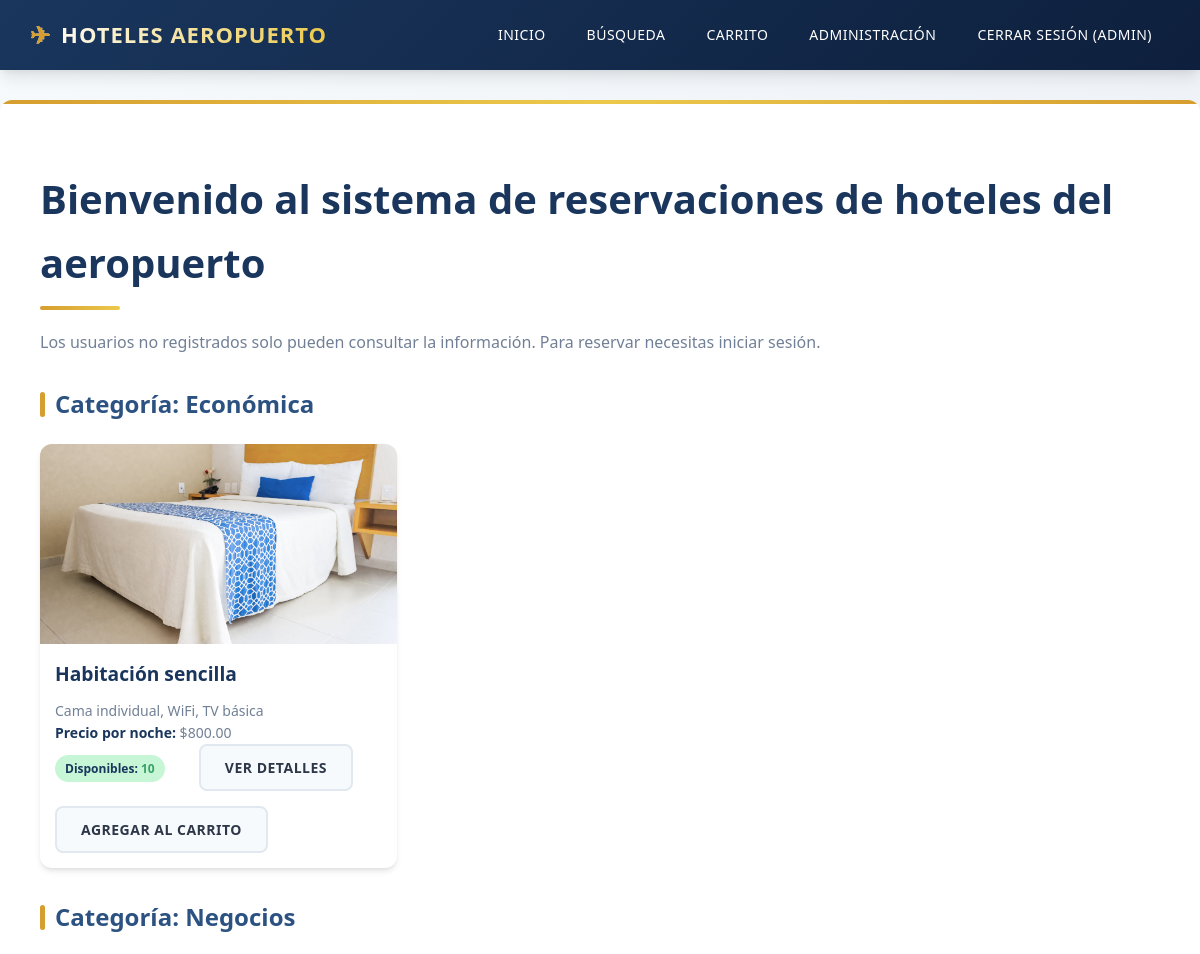
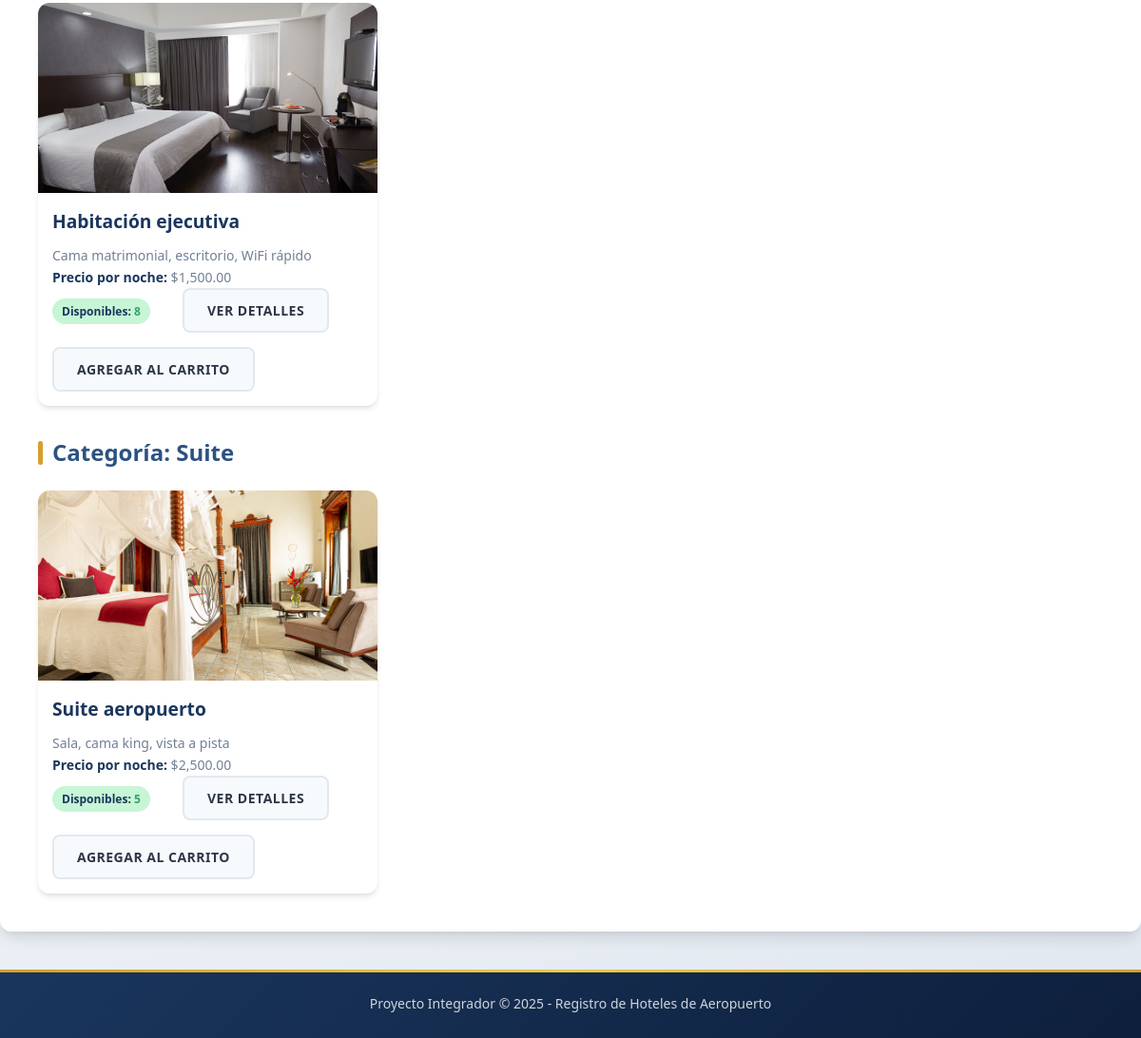
/index.php (signed in), run on the app's committed database (2 pictures, top to bottom).
### tables this page shows
CREATE TABLE IF NOT EXISTS habitaciones (
    id INT AUTO_INCREMENT PRIMARY KEY,
    id_categoria INT NOT NULL,
    nombre VARCHAR(100) NOT NULL,
    descripcion_corta VARCHAR(255) NOT NULL,
    descripcion_larga TEXT,
    precio_noche DECIMAL(10,2) NOT NULL,
    disponibles INT NOT NULL DEFAULT 0,
    imagen VARCHAR(100) NOT NULL,
    CONSTRAINT fk_habitaciones_categorias
      FOREIGN KEY (id_categoria)
      REFERENCES categorias(id)
      ON DELETE CASCADE ON UPDATE CASCADE
);

CREATE TABLE IF NOT EXISTS categorias (
    id INT AUTO_INCREMENT PRIMARY KEY,
    nombre VARCHAR(50) NOT NULL
);

### index.php (the view, shortened to what this page needs)
<?php
require_once __DIR__ . "/header.php";
require_once __DIR__ . "/conexion.php";
$esAdmin   = isset($_SESSION["tipo"]) && $_SESSION["tipo"] === "admin";
$esHuesped = isset($_SESSION["tipo"]) && $_SESSION["tipo"] === "huesped";
$tablaImagenesExiste = $conexion->query("SHOW TABLES LIKE 'habitacion_imagenes'")->num_rows > 0;
$sql = "SELECT h.id, h.nombre, h.descripcion_corta, h.precio_noche,
               h.disponibles, c.nombre AS categoria, h.imagen AS imagen_original
        FROM habitaciones h
        INNER JOIN categorias c ON h.id_categoria = c.id
        ORDER BY c.nombre, h.nombre";
$resultado = $conexion->query($sql);
?>
<h1>Bienvenido al sistema de reservaciones de hoteles del aeropuerto</h1>
<p>Los usuarios no registrados solo pueden consultar la información. Para reservar necesitas iniciar sesión.</p>
<?php
$categoriaActual = "";
while ($fila = $resultado->fetch_assoc()):
    if ($fila["categoria"] !== $categoriaActual) {
        if ($categoriaActual !== "") {
            echo "</div>";
        }
        $categoriaActual = $fila["categoria"];
        echo "<h2>Categoría: " . htmlspecialchars($categoriaActual) . "</h2>";
        echo '<div class="lista-habitaciones">';
    }
    $listaImagenes = [];
    if ($tablaImagenesExiste) {
        $stmtImg = $conexion->prepare("SELECT nombre_archivo FROM habitacion_imagenes WHERE id_habitacion = ?");
        $stmtImg->bind_param("i", $fila["id"]);
        $stmtImg->execute();
        $imagenes = $stmtImg->get_result();
        while ($img = $imagenes->fetch_assoc()) {
            $listaImagenes[] = $img["nombre_archivo"];
        }
    }
?>
    <div class="habitacion">
        <div class="habitacion-carrusel">
            <?php if (!empty($listaImagenes)): ?>
                <div class="carrusel" id="carrusel-<?php echo $fila["id"]; ?>">
                    <div class="carrusel-contenedor">
                        <?php foreach ($listaImagenes as $img): ?>
                            <div class="carrusel-slide">
                                <img src="<?php echo $GLOBALS["raiz_sitio"]; ?>imagenes/<?php echo htmlspecialchars($img); ?>"
                                     alt="Imagen habitación"
                                     onclick="abrirModal('<?php echo $GLOBALS["raiz_sitio"]; ?>imagenes/<?php echo htmlspecialchars($img); ?>')">
                            </div>
                        <?php endforeach; ?>
                    </div>
                </div>
            <?php else: ?>
                <div class="sin-imagen">Sin imagen</div>
            <?php endif; ?>
        </div>
        <h3><?php echo htmlspecialchars($fila["nombre"]); ?></h3>
        <p><?php echo htmlspecialchars($fila["descripcion_corta"]); ?></p>
        <p><strong>Precio por noche:</strong> $<?php echo number_format($fila["precio_noche"], 2); ?></p>
        <p><strong>Disponibles:</strong> <?php echo (int)$fila["disponibles"]; ?></p>
        <button type="button"
                onclick="mostrarDetallesHabitacion(
                    '<?php echo htmlspecialchars($fila["nombre"], ENT_QUOTES); ?>',
                    '<?php echo htmlspecialchars($fila["descripcion_corta"], ENT_QUOTES); ?>',
                    '<?php echo number_format($fila["precio_noche"], 2); ?>'
                );">
            Ver detalles
        </button>
        <?php if ($esAdmin || $esHuesped): ?>
            <button type="button"
                    onclick="agregarAlCarrito(
                        <?php echo (int)$fila['id']; ?>,
                        '<?php echo htmlspecialchars($fila["nombre"], ENT_QUOTES); ?>',
                        <?php echo (float)$fila['precio_noche']; ?>
                    );">
                Agregar al carrito
            </button>
        <?php else: ?>
            <button type="button" disabled title="Inicia sesión para reservar">
                Inicia sesión para reservar
            </button>
        <?php endif; ?>
    </div>
<?php endwhile; ?>
<?php if ($categoriaActual !== ""): ?>
    </div>
<?php endif; ?>
<?php
require_once __DIR__ . "/footer.php";
?>

### css/estilos.css (style rules this page uses)
:root { --color-primario: #1a365d; --color-primario-claro: #2c5282; --color-primario-oscuro: #0d1f3c; --color-acento: #d69e2e; --color-acento-claro: #ecc94b; --color-acento-hover: #b7791f; --color-fondo: #f7fafc; --color-blanco: #ffffff; --color-texto: #2d3748; --color-texto-claro: #718096; --color-exito: #38a169; --color-exito-fondo: #c6f6d5; --color-error: #e53e3e; --color-error-fondo: #fed7d7; --sombra-suave: 0 4px 6px -1px rgba(0, 0, 0, 0.1), 0 2px 4px -1px rgba(0, 0, 0, 0.06); --sombra-media: 0 10px 15px -3px rgba(0, 0, 0, 0.1), 0 4px 6px -2px rgba(0, 0, 0, 0.05); --sombra-fuerte: 0 20px 25px -5px rgba(0, 0, 0, 0.1), 0 10px 10px -5px rgba(0, 0, 0, 0.04); --transicion: all 0.3s cubic-bezier(0.4, 0, 0.2, 1); --radio-borde: 12px; }
* { box-sizing: border-box; }
body { font-family: 'Segoe UI', system-ui, -apple-system, sans-serif; margin: 0; padding: 0; background: linear-gradient(135deg, var(--color-fondo) 0%, #e2e8f0 100%); color: var(--color-texto); line-height: 1.6; min-height: 100vh; }
h1 { color: var(--color-primario); font-size: 2.5rem; font-weight: 700; margin-bottom: 20px; position: relative; padding-bottom: 15px; animation: fadeInUp 0.5s ease-out; }
h1::after { content: ''; position: absolute; bottom: 0; left: 0; width: 80px; height: 4px; background: linear-gradient(90deg, var(--color-acento), var(--color-acento-claro)); border-radius: 2px; }
h2 { color: var(--color-primario-claro); font-size: 1.5rem; font-weight: 600; margin: 30px 0 20px; display: flex; align-items: center; gap: 10px; animation: slideInLeft 0.5s ease-out; }
h2::before { content: ''; width: 5px; height: 25px; background: var(--color-acento); border-radius: 3px; }
h3 { color: var(--color-primario); font-size: 1.2rem; margin: 10px 0; }
p { color: var(--color-texto-claro); margin-bottom: 15px; }
.lista-habitaciones { display: grid; grid-template-columns: repeat(auto-fill, minmax(320px, 1fr)); gap: 25px; margin-top: 20px; }
.habitacion { background: var(--color-blanco); border-radius: var(--radio-borde); overflow: hidden; box-shadow: var(--sombra-suave); transition: var(--transicion); animation: fadeInUp 0.6s ease-out; position: relative; }
.habitacion::before { content: ''; position: absolute; top: 0; left: 0; right: 0; height: 3px; background: linear-gradient(90deg, var(--color-acento), var(--color-acento-claro)); transform: scaleX(0); transition: var(--transicion); }
.habitacion img { width: 100%; height: 200px; object-fit: cover; display: block; transition: var(--transicion); }
.habitacion h3, .habitacion p, .habitacion button { margin: 0 15px; }
.habitacion h3 { margin-top: 15px; margin-bottom: 10px; }
.habitacion p { font-size: 14px; }
.habitacion p strong { color: var(--color-primario); }
.habitacion button { margin-bottom: 15px; }
.habitacion p:last-of-type { display: inline-block; background: var(--color-exito-fondo); color: var(--color-exito); padding: 4px 10px; border-radius: 20px; font-size: 12px; font-weight: 600; margin-bottom: 15px; }
.habitacion-carrusel { width: 100%; height: 200px; background: var(--color-fondo); position: relative; overflow: hidden; }
.carrusel { width: 100%; height: 100%; position: relative; }
.carrusel-contenedor { display: flex; transition: transform 0.4s cubic-bezier(0.4, 0, 0.2, 1); height: 100%; }
.carrusel-slide { min-width: 100%; height: 100%; flex-shrink: 0; }
.carrusel-slide img { width: 100%; height: 100%; object-fit: cover; cursor: pointer; transition: var(--transicion); }
button { padding: 12px 24px; margin: 5px; cursor: pointer; border: none; border-radius: 8px; font-size: 14px; font-weight: 600; font-family: inherit; transition: var(--transicion); text-transform: uppercase; letter-spacing: 0.5px; position: relative; overflow: hidden; }
button::before { content: ''; position: absolute; top: 50%; left: 50%; width: 0; height: 0; background: rgba(255, 255, 255, 0.3); border-radius: 50%; transform: translate(-50%, -50%); transition: width 0.6s, height 0.6s; }
button[type="button"] { background: var(--color-fondo); color: var(--color-texto); border: 2px solid #e2e8f0; }
html { scroll-behavior: smooth; }
.habitacion:nth-child(1) { animation-delay: 0.1s; }

### data on the page
habitaciones: id_categoria.nombre "Económica", nombre "Habitación sencilla", descripcion_corta "Cama individual, WiFi, TV básica", precio_noche "800.00", disponibles "10"
habitaciones: id_categoria.nombre "Negocios", nombre "Habitación ejecutiva", descripcion_corta "Cama matrimonial, escritorio, WiFi rápido", precio_noche "1,500.00", disponibles "8"
habitaciones: id_categoria.nombre "Suite", nombre "Suite aeropuerto", descripcion_corta "Sala, cama king, vista a pista", precio_noche "2,500.00", disponibles "5"

### other printed values
$_SESSION["usuario"] "ADMIN"
